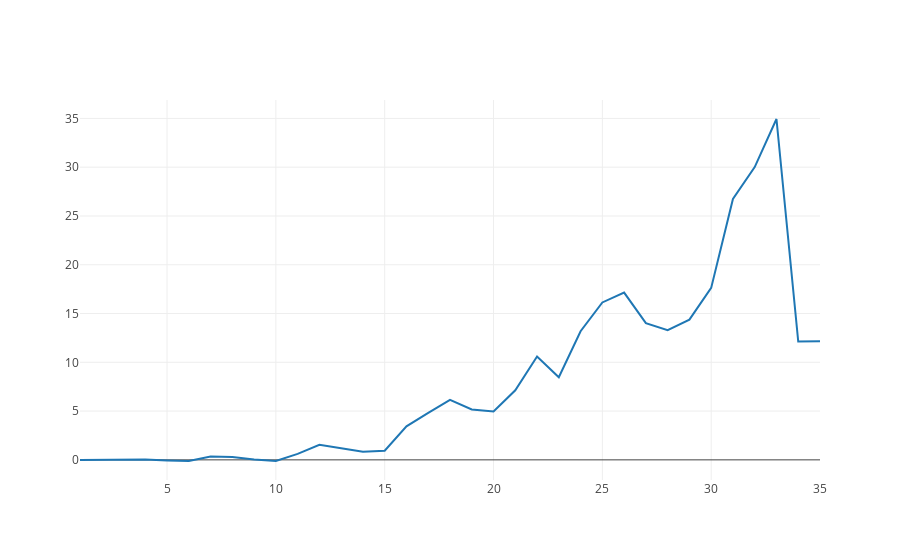

Notebook source saved alongside this figure:
### Code cell
iplot([data3])

### Figure 1 — Plotly figure (JSON) as saved in the notebook; plotly's stock layout.template omitted (floating-point values rounded to 4 significant figures)
{"data": [{"type": "scatter", "x": [1, 2, 3, 4, 5, 6, 7, 8, 9, 10, 11, 12, 13, 14, 15, 16, 17, 18, 19, 20, 21, 22, 23, 24, 25, 26, 27, 28, 29, 30, 31, 32, 33, 34, 35], "y": [-0.005715, -0.006245, 0.04634, 0.03359, -0.0578, -0.1168, 0.3525, 0.2829, 0.04722, -0.1059, 0.6079, 1.548, 1.189, 0.8348, 0.9304, 3.436, 4.821, 6.147, 5.169, 4.966, 7.137, 10.59, 8.467, 13.18, 16.14, 17.15, 14.02, 13.3, 14.37, 17.63, 26.74, 30.01, 34.94, 12.13, 12.16]}], "layout": {}}
